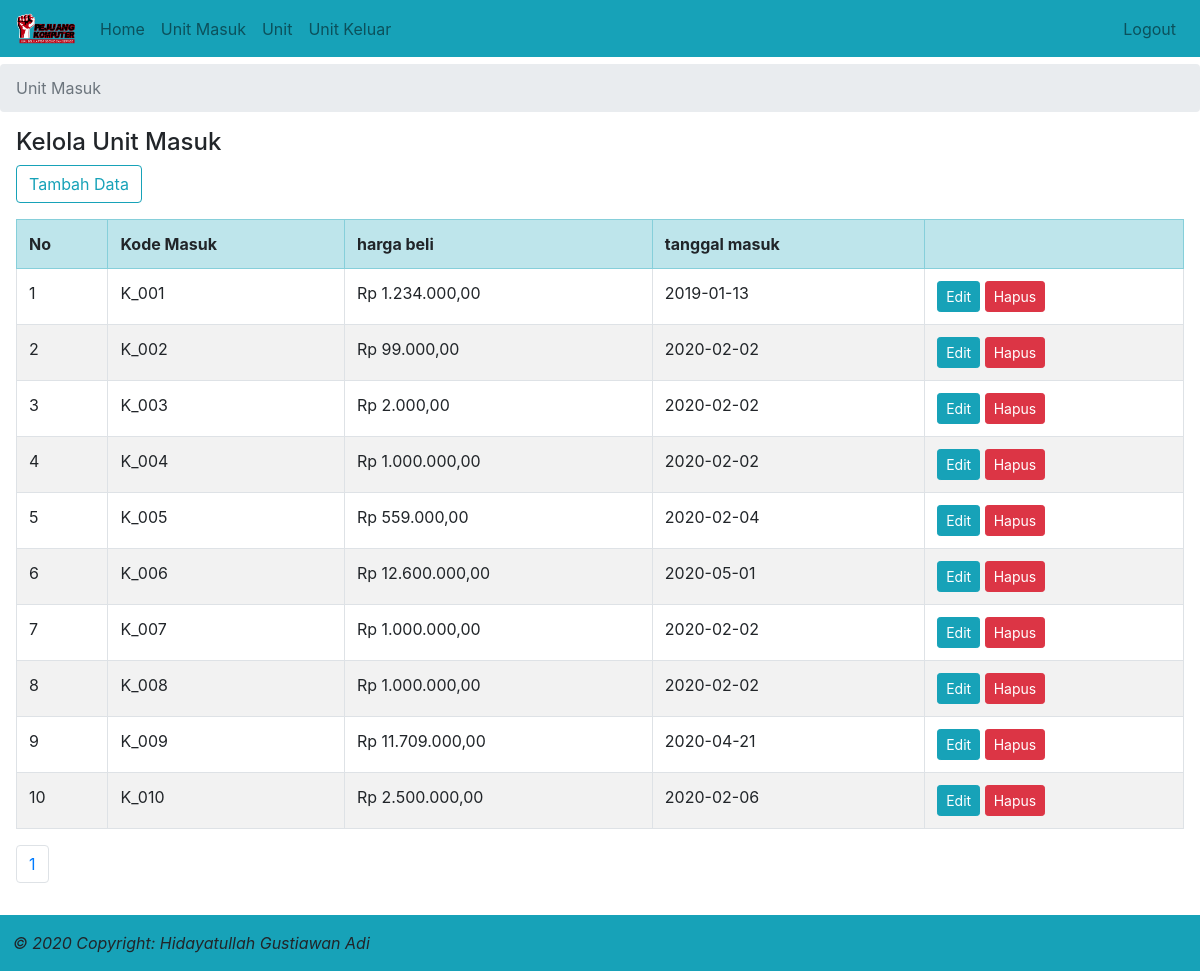
Page /homeUM.php (signed in) on the committed database.
### tables this page shows
CREATE TABLE `dt_unit_masuk` (
  `kd_masuk` char(5) NOT NULL,
  `harga_beli` int(10) NOT NULL,
  `tgl_masuk` date NOT NULL
);

### homeUM.php (the view, shortened to what this page needs)
<?php include('index.php');?>
<!DOCTYPE html>
<html>
<head>
</head>
<body>
    <?php
        function rupiah($angka){
            $format_rupiah = "Rp " . number_format($angka,2,',','.');
            return $format_rupiah;
        }
      ?>
<nav aria-label="breadcrumb">
	<ol class="breadcrumb mt-3">
    	<li class="breadcrumb-item active" aria-current="page">Unit Masuk</li>
    </ol>
</nav>
<div class="mt-3 m-3">
<h4 class="mt-2">Kelola Unit Masuk</h4>
	<a class="btn btn-outline-info" href="UMtambah.php"><i class="oi oi-plus"></i> Tambah Data</a>
	<br>
<div class="table table-responsive mt-3">
	<table class="table table-bordered table-striped table-hover">
		<tr class="table-info">
			<th>No</th>
			<th>Kode Masuk</th>
			<th>harga beli</th>
			<th>tanggal masuk</th>
			<th> </th>
		</tr>
		<?php
		$halaman = 10;
  		$page = isset($_GET["halaman"]) ? (int)$_GET["halaman"] : 1;
  		$mulai = ($page>1) ? ($page * $halaman) - $halaman : 0;
 	 	$result = mysql_query("SELECT * FROM dt_unit_masuk");
	  	$total = mysql_num_rows($result);
  		$pages = ceil($total/$halaman);
 		$query_mysql = mysql_query("SELECT * FROM dt_unit_masuk LIMIT $mulai, $halaman")or die(mysql_error());
		$nomor = $mulai+1;
		while($data = mysql_fetch_array($query_mysql)){
		?>
		<tr>
			<td><?php echo $nomor++; ?></td>
			<td><?php echo $data['kd_masuk']; ?></td>
			<td><?php echo rupiah($data['harga_beli']); ?></td>
            <td><?php echo $data['tgl_masuk']; ?></td>
			<td>
				<a class="btn btn-sm btn-info" href="UMedit.php?kd_msk=<?php echo $data['kd_masuk']; ?>"><i class="oi oi-pencil"></i> Edit</a>
				<a class="btn btn-sm btn-danger" href="cek_UMhapus.php?kd_msk=<?php echo $data['kd_masuk']; ?>"><i class="oi oi-trash"></i> Hapus</a>
			</td>
		</tr>
		<?php } ?>
	</table>
    <ul class="pagination">
  		<?php for ($i=1; $i<=$pages ; $i++){ ?>
        <li class="page-item">
 	 		<a class="page-link" href="?halaman=<?php echo $i; ?>"><?php echo $i; ?></a>
        </li>
 		<?php } ?>
	</ul>
</div>
</div>
 <?php include('footer.php');?>
</body>
</html>

### rows in the picture
dt_unit_masuk: kd_masuk "K_001", harga_beli "Rp 1.234.000,00", tgl_masuk "2019-01-13"
dt_unit_masuk: kd_masuk "K_002", harga_beli "Rp 99.000,00", tgl_masuk "2020-02-02"
dt_unit_masuk: kd_masuk "K_003", harga_beli "Rp 2.000,00", tgl_masuk "2020-02-02"
dt_unit_masuk: kd_masuk "K_004", harga_beli "Rp 1.000.000,00", tgl_masuk "2020-02-02"
dt_unit_masuk: kd_masuk "K_005", harga_beli "Rp 559.000,00", tgl_masuk "2020-02-04"
dt_unit_masuk: kd_masuk "K_006", harga_beli "Rp 12.600.000,00", tgl_masuk "2020-05-01"
dt_unit_masuk: kd_masuk "K_007", harga_beli "Rp 1.000.000,00", tgl_masuk "2020-02-02"
dt_unit_masuk: kd_masuk "K_008", harga_beli "Rp 1.000.000,00", tgl_masuk "2020-02-02"
dt_unit_masuk: kd_masuk "K_009", harga_beli "Rp 11.709.000,00", tgl_masuk "2020-04-21"
dt_unit_masuk: kd_masuk "K_010", harga_beli "Rp 2.500.000,00", tgl_masuk "2020-02-06"
